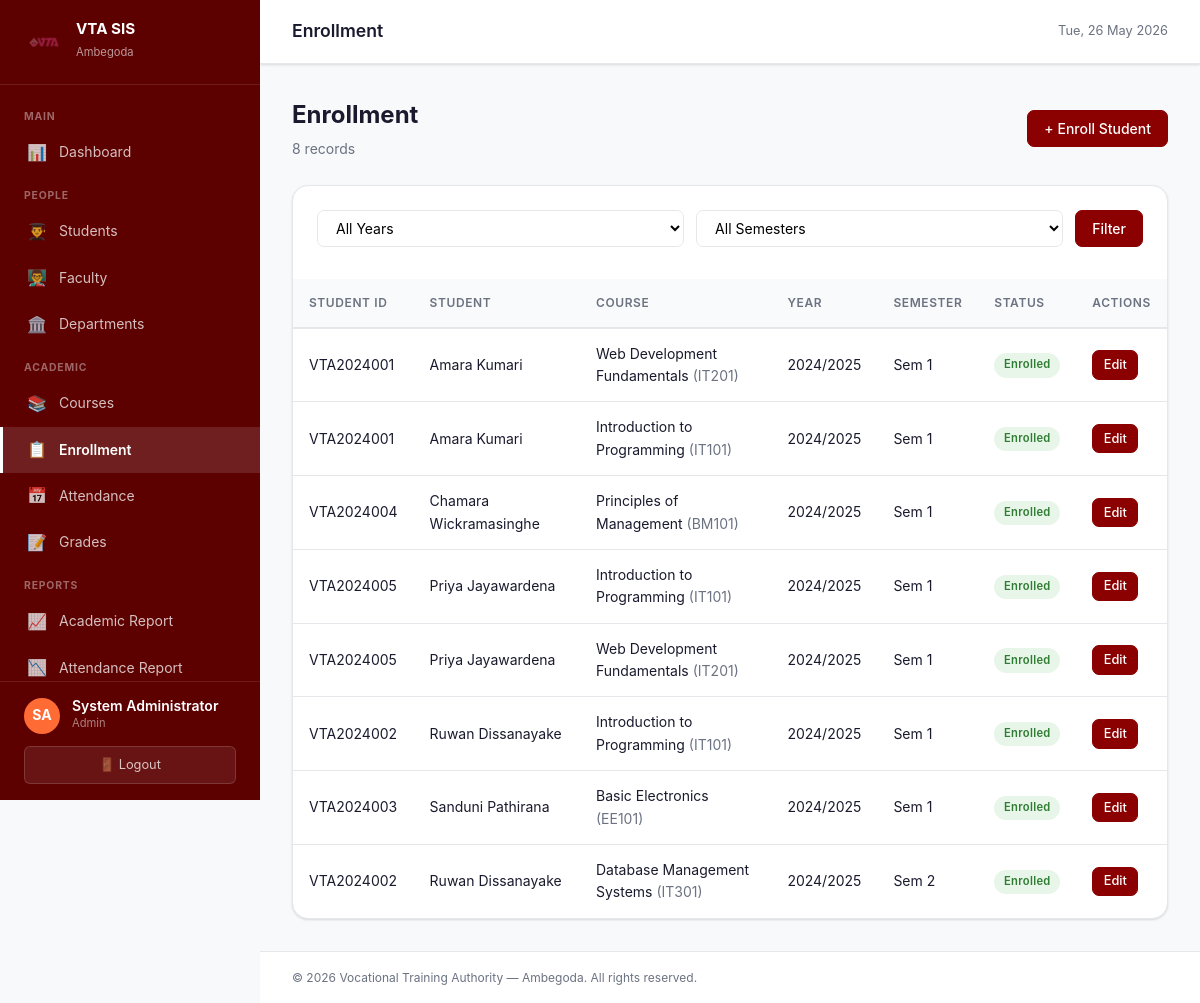
Screenshot of /modules/enrollment/index.php (signed in) with the database file from the repository.
### tables this page shows
CREATE TABLE IF NOT EXISTS enrollments (
    id            INT AUTO_INCREMENT PRIMARY KEY,
    student_id    INT         NOT NULL,
    course_id     INT         NOT NULL,
    academic_year VARCHAR(20) NOT NULL,
    semester      TINYINT     NOT NULL,
    status        ENUM('enrolled','dropped','completed') NOT NULL DEFAULT 'enrolled',
    enrolled_at   TIMESTAMP   NOT NULL DEFAULT CURRENT_TIMESTAMP,
    UNIQUE KEY uq_enrollment (student_id, course_id, academic_year, semester),
    FOREIGN KEY (student_id) REFERENCES students(id) ON DELETE CASCADE,
    FOREIGN KEY (course_id)  REFERENCES courses(id)  ON DELETE CASCADE,
    INDEX idx_student (student_id),
    INDEX idx_course  (course_id)
);

CREATE TABLE IF NOT EXISTS students (
    id              INT AUTO_INCREMENT PRIMARY KEY,
    user_id         INT          NOT NULL,
    student_id_no   VARCHAR(50)  NOT NULL UNIQUE,
    full_name       VARCHAR(150) NOT NULL,
    email           VARCHAR(150) NOT NULL,
    phone           VARCHAR(20),
    nic             VARCHAR(20),
    address         TEXT,
    dob             DATE,
    gender          ENUM('male','female','other'),
    department_id   INT,
    enrolled_date   DATE,
    guardian_name   VARCHAR(150),
    guardian_phone  VARCHAR(20),
    is_active       TINYINT(1)   NOT NULL DEFAULT 1,
    created_at      TIMESTAMP    NOT NULL DEFAULT CURRENT_TIMESTAMP,
    FOREIGN KEY (user_id)       REFERENCES users(id)       ON DELETE CASCADE,
    FOREIGN KEY (department_id) REFERENCES departments(id) ON DELETE SET NULL,
    INDEX idx_student_id_no (student_id_no)
);

CREATE TABLE IF NOT EXISTS courses (
    id             INT AUTO_INCREMENT PRIMARY KEY,
    course_code    VARCHAR(50)  NOT NULL UNIQUE,
    name           VARCHAR(200) NOT NULL,
    description    TEXT,
    department_id  INT,
    credits        INT,
    duration_weeks INT,
    max_students   INT,
    status         ENUM('active','inactive') NOT NULL DEFAULT 'active',
    created_at     TIMESTAMP NOT NULL DEFAULT CURRENT_TIMESTAMP,
    FOREIGN KEY (department_id) REFERENCES departments(id) ON DELETE SET NULL,
    INDEX idx_course_code (course_code),
    INDEX idx_status (status)
);

### includes/functions.php (called while the page is built, shortened)
<?php
function h(mixed $val): string {
    return htmlspecialchars((string)$val, ENT_QUOTES, 'UTF-8');
}
function get(string $key, string $default = ''): string {
    return trim($_GET[$key] ?? $default);
}
function paginate(int $total, int $perPage, int $current): array {
    $pages = max(1, (int)ceil($total / $perPage));
    $current = max(1, min($current, $pages));
    return [
        'total'   => $total,
        'pages'   => $pages,
        'current' => $current,
        'offset'  => ($current - 1) * $perPage,
        'limit'   => $perPage,
    ];
}

### modules/enrollment/index.php (the view, shortened to what this page needs)
<?php
require_once '../../config/db.php';
$role = $_SESSION['role'];
$yearFilter = get('year');
$semFilter  = get('sem');
$page = max(1,(int)get('page','1'));
$perPage = 25;
if ($role === 'student') {
    $stuStmt = $pdo->prepare('SELECT id FROM students WHERE user_id=?'); $stuStmt->execute([$_SESSION['user_id']]);
    $stuRow = $stuStmt->fetch();
    $sid = $stuRow ? $stuRow['id'] : 0;
    $where = 'WHERE e.student_id=?';
    $params = [$sid];
    if ($yearFilter) { $where .= ' AND e.academic_year=?'; $params[] = $yearFilter; }
    if ($semFilter)  { $where .= ' AND e.semester=?'; $params[] = $semFilter; }
    $cnt = $pdo->prepare("SELECT COUNT(*) FROM enrollments e $where"); $cnt->execute($params);
    $pager = paginate((int)$cnt->fetchColumn(),$perPage,$page);
    $stmt = $pdo->prepare("SELECT e.*, c.name AS course_name, c.course_code, g.total_score, g.grade_letter
        FROM enrollments e JOIN courses c ON c.id=e.course_id LEFT JOIN grades g ON g.enrollment_id=e.id
        $where ORDER BY e.academic_year DESC, e.semester LIMIT {$pager['limit']} OFFSET {$pager['offset']}");
    $stmt->execute($params);
    $enrollments = $stmt->fetchAll();
} else {
    $where = 'WHERE 1=1';
    $params = [];
    $cnt = $pdo->prepare("SELECT COUNT(*) FROM enrollments e $where"); $cnt->execute($params);
    $pager = paginate((int)$cnt->fetchColumn(),$perPage,$page);
    $stmt = $pdo->prepare("SELECT e.*, s.full_name AS student_name, s.student_id_no, c.name AS course_name, c.course_code
        FROM enrollments e JOIN students s ON s.id=e.student_id JOIN courses c ON c.id=e.course_id
        $where ORDER BY e.academic_year DESC, e.semester, s.full_name LIMIT {$pager['limit']} OFFSET {$pager['offset']}");
    $stmt->execute($params);
    $enrollments = $stmt->fetchAll();
}
$pageTitle = $role === 'student' ? 'My Courses' : 'Enrollment';
require_once '../../includes/header.php';
?>
<div class="page-header">
  <div><h1><?= $pageTitle ?></h1><p><?= $pager['total'] ?> records</p></div>
  <?php if (in_array($role,['admin','support'])): ?>
  <a href="manage.php" class="btn btn-primary">+ Enroll Student</a>
  <?php endif; ?>
</div>
<div class="card">
  <div class="card-body" style="padding-bottom:.75rem;">
    <form method="GET" class="search-bar">
      <select name="year">
        <option value="">All Years</option>
      </select>
      <select name="sem">
        <option value="">All Semesters</option>
      </select>
      <button class="btn btn-primary" type="submit">Filter</button>
    </form>
  </div>
  <div class="table-wrapper">
    <table class="table">
      <?php if ($role === 'student'): ?>
      <thead><tr><th>Code</th><th>Course</th><th>Year</th><th>Semester</th><th>Status</th><th>Score</th><th>Grade</th></tr></thead>
      <tbody>
      <?php foreach ($enrollments as $e): ?>
        <tr>
          <td><?= h($e['course_code']) ?></td>
          <td><?= h($e['course_name']) ?></td>
          <td><?= h($e['academic_year']) ?></td>
          <td>Sem <?= h($e['semester']) ?></td>
          <td><span class="badge badge-<?= $e['status']==='enrolled'?'success':($e['status']==='dropped'?'danger':'info') ?>"><?= h(ucfirst($e['status'])) ?></span></td>
          <td><?= $e['total_score']!==null ? number_format((float)$e['total_score'],1) : '—' ?></td>
          <td><?= $e['grade_letter'] ? '<span class="grade-'.h($e['grade_letter']).'">'.h($e['grade_letter']).'</span>' : '—' ?></td>
        </tr>
      <?php endforeach; ?>
      <?php else: ?>
      <thead><tr><th>Student ID</th><th>Student</th><th>Course</th><th>Year</th><th>Semester</th><th>Status</th><th>Actions</th></tr></thead>
      <tbody>
      <?php foreach ($enrollments as $e): ?>
        <tr>
          <td><?= h($e['student_id_no']) ?></td>
          <td><?= h($e['student_name']) ?></td>
          <td><?= h($e['course_name']) ?> <span class="text-muted">(<?= h($e['course_code']) ?>)</span></td>
          <td><?= h($e['academic_year']) ?></td>
          <td>Sem <?= h($e['semester']) ?></td>
          <td><span class="badge badge-<?= $e['status']==='enrolled'?'success':($e['status']==='dropped'?'danger':'info') ?>"><?= h(ucfirst($e['status'])) ?></span></td>
          <td><a href="manage.php?id=<?= $e['id'] ?>" class="btn btn-sm btn-primary">Edit</a></td>
        </tr>
      <?php endforeach; ?>
      <?php endif; ?>
      </tbody>
    </table>
  </div>
</div>
<?php require_once '../../includes/footer.php'; ?>

### assets/css/style.css (style rules this page uses)
:root { --primary: #8B0000; --primary-light: #b71c1c; --primary-dark: #5c0000; --primary-bg: #fdf2f2; --accent: #ff6b35; --success: #2e7d32; --success-bg: #e8f5e9; --warning: #f57f17; --warning-bg: #fffde7; --danger: #c62828; --danger-bg: #ffebee; --info: #0277bd; --info-bg: #e1f5fe; --text: #1a1a2e; --text-muted: #6b7280; --border: #e5e7eb; --bg: #f8f9fa; --white: #ffffff; --sidebar-w: 260px; --navbar-h: 64px; --radius: 10px; --radius-lg: 16px; --shadow: 0 1px 3px rgba(0,0,0,.08), 0 1px 2px rgba(0,0,0,.06); --shadow-md: 0 4px 6px rgba(0,0,0,.07), 0 2px 4px rgba(0,0,0,.06); --shadow-lg: 0 10px 15px rgba(0,0,0,.1), 0 4px 6px rgba(0,0,0,.05); --transition: all .2s ease; }
*, *::before, *::after { box-sizing: border-box; margin: 0; padding: 0; }
html { font-size: 16px; scroll-behavior: smooth; }
body { font-family: -apple-system, BlinkMacSystemFont, 'Segoe UI', Roboto, sans-serif; background: var(--bg); color: var(--text); line-height: 1.6; min-height: 100vh; }
.page-header { display: flex; align-items: center; justify-content: space-between; margin-bottom: 1.5rem; }
.page-header h1 { font-size: 1.5rem; font-weight: 700; }
.page-header p { color: var(--text-muted); font-size: .875rem; margin-top: .25rem; }
.card { background: var(--white); border-radius: var(--radius-lg); box-shadow: var(--shadow); border: 1px solid var(--border); overflow: hidden; }
.card-body { padding: 1.5rem; }
.table-wrapper { overflow-x: auto; }
table.table { width: 100%; border-collapse: collapse; font-size: .875rem; }
table.table thead tr { background: #f9fafb; border-bottom: 2px solid var(--border); }
table.table th { padding: .875rem 1rem; text-align: left; font-weight: 600; font-size: .75rem; text-transform: uppercase; letter-spacing: .05em; color: var(--text-muted); }
table.table td { padding: .875rem 1rem; border-bottom: 1px solid var(--border); }
table.table tbody tr:last-child td { border-bottom: none; }
.badge { display: inline-flex; align-items: center; padding: .2rem .6rem; border-radius: 20px; font-size: .7rem; font-weight: 600; letter-spacing: .03em; }
.badge-success { background: var(--success-bg); color: var(--success); }
.btn { display: inline-flex; align-items: center; gap: .4rem; padding: .5rem 1rem; border-radius: 7px; font-size: .875rem; font-weight: 500; cursor: pointer; text-decoration: none; border: 1px solid transparent; transition: var(--transition); line-height: 1.4; white-space: nowrap; font-family: inherit; }
.btn-primary { background: var(--primary); color: var(--white); border-color: var(--primary); }
.btn-sm { padding: .3rem .65rem; font-size: .8rem; }
.search-bar { display: flex; gap: .75rem; margin-bottom: 1.25rem; flex-wrap: wrap; }
.search-bar input, .search-bar select { padding: .5rem .875rem; border: 1.5px solid var(--border); border-radius: 7px; font-size: .875rem; flex: 1; min-width: 180px; background: var(--white); transition: var(--transition); font-family: inherit; }
.text-muted { color: var(--text-muted) !important; }

### rows the page displays
enrollments: student.student_id_no "VTA2024001", student.full_name "Amara Kumari", course.name "Web Development Fundamentals", course.course_code "IT201", academic_year "2024/2025", semester "1", status "Enrolled"
enrollments: student.student_id_no "VTA2024001", student.full_name "Amara Kumari", course.name "Introduction to Programming", course.course_code "IT101", academic_year "2024/2025", semester "1", status "Enrolled"
enrollments: student.student_id_no "VTA2024004", student.full_name "Chamara Wickramasinghe", course.name "Principles of Management", course.course_code "BM101", academic_year "2024/2025", semester "1", status "Enrolled"
enrollments: student.student_id_no "VTA2024005", student.full_name "Priya Jayawardena", course.name "Introduction to Programming", course.course_code "IT101", academic_year "2024/2025", semester "1", status "Enrolled"
enrollments: student.student_id_no "VTA2024005", student.full_name "Priya Jayawardena", course.name "Web Development Fundamentals", course.course_code "IT201", academic_year "2024/2025", semester "1", status "Enrolled"
enrollments: student.student_id_no "VTA2024002", student.full_name "Ruwan Dissanayake", course.name "Introduction to Programming", course.course_code "IT101", academic_year "2024/2025", semester "1", status "Enrolled"
enrollments: student.student_id_no "VTA2024003", student.full_name "Sanduni Pathirana", course.name "Basic Electronics", course.course_code "EE101", academic_year "2024/2025", semester "1", status "Enrolled"
enrollments: student.student_id_no "VTA2024002", student.full_name "Ruwan Dissanayake", course.name "Database Management Systems", course.course_code "IT301", academic_year "2024/2025", semester "2", status "Enrolled"

### other values shown
$initials ?: '?' "SA"
$uname "System Administrator"
$role "Admin"
$pageTitle "Enrollment"
$pager['total'] "8"
